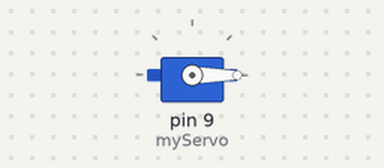
This sketch was run on a simulated Arduino Uno, built with avr-gcc and run on an emulated ATmega328P. Shown: servo.

Above: at 0.16 s.
At 9.82 s:
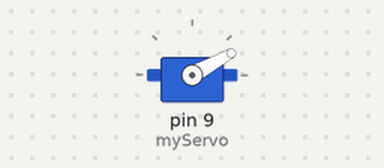
At 19.81 s:
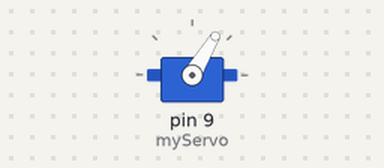
At 39.8 s:
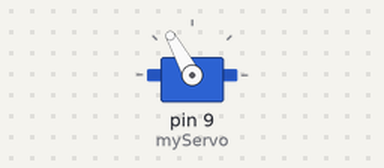
Timing chart, 0 to 40.0 s (numbered marks = the images above):
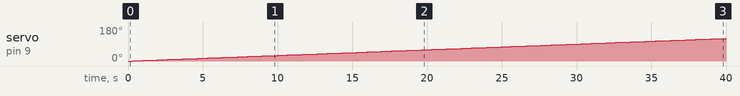

The sketch:

servo_clock.ino
```cpp
//include Servo library for interfacing with servos
#include <Servo.h>

//create servo object
Servo myServo;

const int potPin = A0;
int angle = -1;
boolean reverse = false;

void setup() {
  //assign the pin the servo is attached to and start the serial connection
  myServo.attach(9);

  Serial.begin(9600);

}

void loop() {
  //makes the servo tick 3 degree every second, so it takes 1 minute to travel in either direction

  //determines if what the next angle should be and if it reaches a certain value, reverses the servo
  if (angle >= -1 && reverse == false ) {
    angle = angle + 1;
    if (angle == 180){
      angle = 179;
      reverse = true;
    }
  }
  if (angle <= 180 && reverse == true ){
    angle = angle - 1;
    if (angle == 0) {
      reverse = false;
    }
  }

  myServo.write(angle);
  delay(333);

}
```

Measured:
- by itself, servo on pin 9 (myServo): moves from 0° to 120° over 39.6 s
